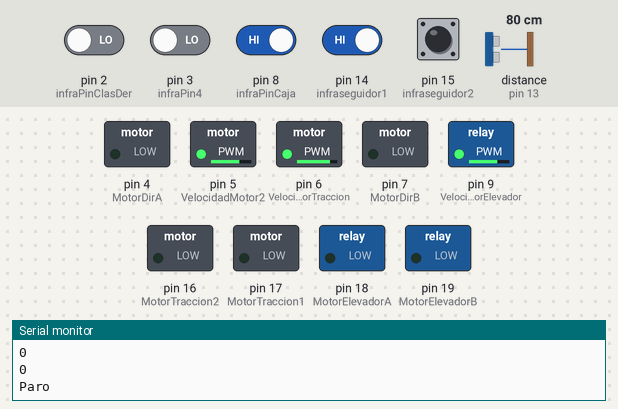
A sketch run on a simulated Arduino Uno, built with avr-gcc and run on an emulated ATmega328P. Parts: switched loads named in the sketch (green lamp = pin HIGH), the last lines printed to the serial monitor. Dashed ring = blinking. The test bench sets the inputs (shaded band); at power-on: pin 8 (infraPinCaja), pin 14 (infraseguidor1), pin 15 (infraseguidor2) HIGH, pin 2 (infraPinClasDer), pin 3 (infraPin4) LOW, distance to the obstacle (sensor on pin 13) 80 cm. The echo pulse lasts 58.3 µs per cm; pins used as bus, display or sensor lines are not drawn.

Above: at 4.8 s.
4.9 s: pin 8 (infraPinCaja) driven LOW
At 8.9 s:
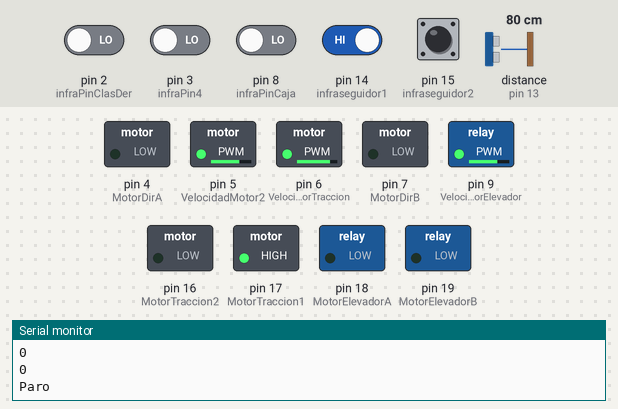
10.9 s: pin 14 (infraseguidor1) driven LOW
At 11.5 s:
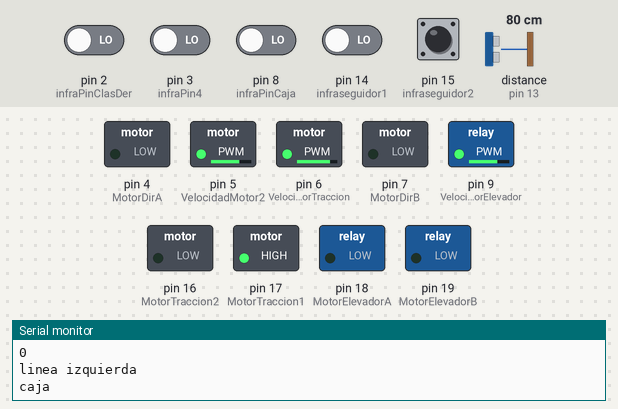
14.4 s: distance to the obstacle (sensor on pin 13) set to 4 cm
At 15.4 s:
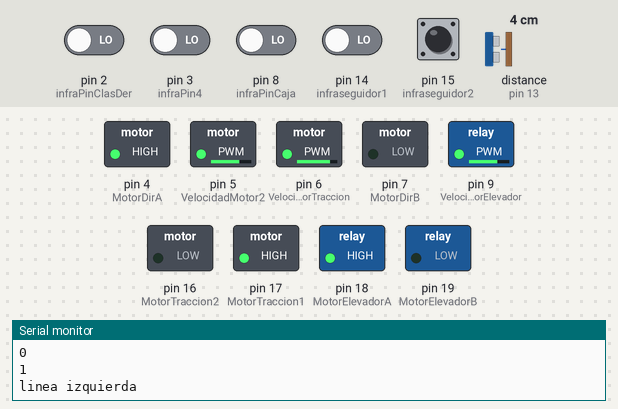
17.1 s: pin 3 (infraPin4) driven HIGH
At 22.1 s:
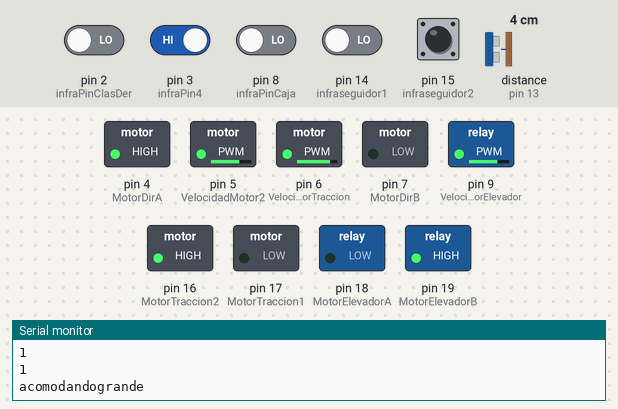
22.6 s: pin 14 (infraseguidor1) driven HIGH
At 24.3 s:
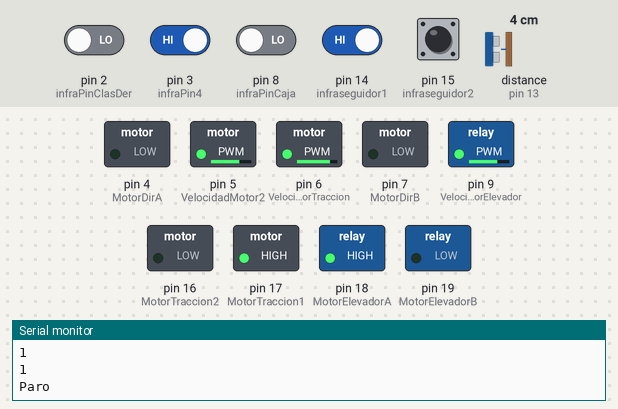
28.4 s: distance to the obstacle (sensor on pin 13) set to 2 cm
At 33.1 s:
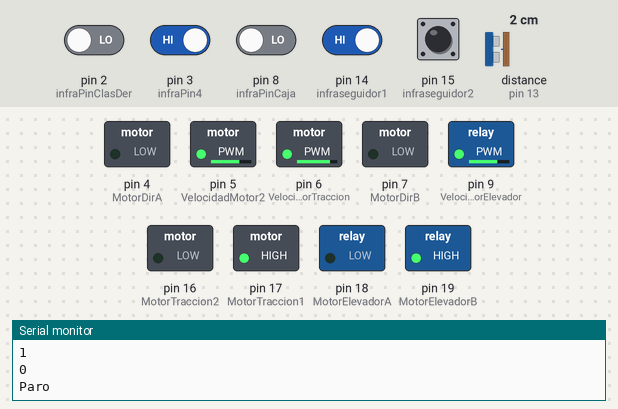
Timing chart, 0 to 35.4 s (numbered marks = the images above; inputs shaded):
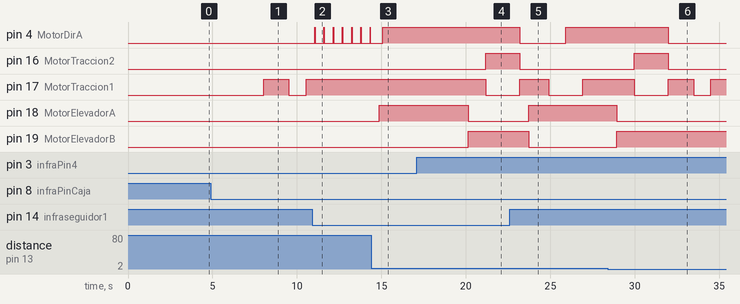

Measured:
- the behaviour switches between 4 and 3 cm on distance to the obstacle (sensor on pin 13) (found by bisection; images 5 and 6)
- after the input at 4.9 s, pin 17 (MotorTraccion1): LOW → HIGH after 3.1 s, → LOW 1.5 s later, → HIGH 1.0 s later
- after the input at 10.9 s, pin 4 (MotorDirA): alternates HIGH for 0.02 s and LOW for 0.53 s, starting after 0.16 s; pin 17 (MotorTraccion1): stays HIGH (without the input it goes to LOW after 1.2 s)
- after the input at 14.4 s, pin 18 (MotorElevadorA): LOW → HIGH after 0.48 s
- after the input at 17.1 s, pin 16 (MotorTraccion2): LOW → HIGH after 4.1 s; pin 17 (MotorTraccion1): HIGH → LOW after 4.1 s; pin 18 (MotorElevadorA): HIGH → LOW after 3.0 s; pin 19 (MotorElevadorB): LOW → HIGH after 3.0 s
- after the input at 22.6 s, pin 16 (MotorTraccion2): goes on until 23.2 s, then stays LOW; pin 18 (MotorElevadorA): goes on until 23.7 s, then stays HIGH; pin 19 (MotorElevadorB): goes on until 23.7 s, then stays LOW
- after the input at 28.4 s, pin 4 (MotorDirA): goes on until 32.0 s, then stays LOW; pin 18 (MotorElevadorA): goes on until 28.9 s, then stays LOW; pin 19 (MotorElevadorB): goes on until 28.9 s, then stays HIGH

The sketch:

ProyectocarritoSA.ino
```cpp
// Definición de pines
int VelocidadMotorTraccion = 6;
int VelocidadMotor2 = 5;
int VelocidadMotorElevador = 9;
//motor direccion
int MotorDirA = 4;
int MotorDirB = 7;
// motor traccion
int MotorTraccion1 = 17;
int MotorTraccion2 = 16;
// motor 3
int MotorElevadorA = 18;//
int MotorElevadorB = 19;//
// seguidor de linea
const int infraseguidor1 = 14;
const int infraseguidor2 = 15;
// ubicacion
const int infraPinClasDer = 2;
const int infraPin4 = 3;
// caja
int infraPinCaja = 8;
//int infraPinCajaArriba = 10;
//0 fondo claro, 1 fondo negro
int valorinfraseguidor1 = 0;
int valorinfraseguidor2 = 0;
int valorinfraclasDer = 0; // derecho
int valorinfraclasIzq = 0; // izquierdo
int valorInfraCaja = 1; // caja
int CajaArriba = 0; // caja

int cajachica =0;
int cajamediana =0;
int cajagrande =0;

// Pins para el sensor ultrasónico HC-SR04
int trigPin = 12;
int echoPin = 13;

// Variables para medir distancias
float distancia;
String tamano;  // Variable para almacenar el tamaño

// Configuración inicial
void setup() {
  Serial.begin(9600);
// Configuramos los sensores
 pinMode(infraseguidor1, INPUT);
 pinMode(infraseguidor2, INPUT);
 pinMode(infraPinClasDer, INPUT);
 pinMode(infraPin4, INPUT);
 pinMode(infraPinCaja, INPUT);
// pinMode(infraPinCajaArriba, INPUT);
 // Establecemos modo de los pines del control de motores
  pinMode(MotorDirA,OUTPUT);
  pinMode(MotorDirB,OUTPUT);
  pinMode(MotorTraccion1,OUTPUT);
  pinMode(MotorTraccion2,OUTPUT);
  pinMode(MotorElevadorA,OUTPUT);
  pinMode(MotorElevadorB,OUTPUT);
  pinMode(VelocidadMotorTraccion, OUTPUT);
  pinMode(VelocidadMotor2, OUTPUT);
  pinMode(VelocidadMotorElevador, OUTPUT);


  // Configuramos los TRES motores a velocidad 150/255
  analogWrite(VelocidadMotorTraccion, 210);//
  analogWrite(VelocidadMotor2, 180);
  analogWrite(VelocidadMotorElevador, 180);

  // Configuramos sentido de giro
  digitalWrite(MotorDirA, LOW);
  digitalWrite(MotorDirB, LOW);
  digitalWrite(MotorTraccion1, LOW);
  digitalWrite(MotorTraccion2, LOW);
  digitalWrite(MotorElevadorA, LOW);
  digitalWrite(MotorElevadorB, LOW);
  // Configuramos las interrupciones para los infrarrojos

  // Configuramos el sensor ultrasónico
  pinMode(trigPin, OUTPUT);
  pinMode(echoPin, INPUT);
}

// Ejecución continua
void loop() {
  // Leemos el valor de los infrarrojos: 0 - fondo claro y 1 - línea negra
  valorInfraCaja= digitalRead(infraPinCaja);
//  valorInfraCajaarriba=digitalRead(infraPinCajaArriba);
  valorinfraseguidor1 = digitalRead(infraseguidor1);
  valorinfraseguidor2 = digitalRead(infraseguidor2);
  valorinfraclasDer = digitalRead(infraPinClasDer);
  valorinfraclasIzq = digitalRead(infraPin4);

  Serial.println(valorInfraCaja);
//  Serial.println(infraPinCajaArriba);
  Serial.println(valorinfraseguidor2);
  Serial.println(valorinfraseguidor1);
  Serial.println(valorinfraclasDer);
  Serial.println(valorinfraclasIzq);
  Serial.println(CajaArriba);

    //linea recta
  if (valorinfraseguidor1 == 0 && valorinfraseguidor2 == 0) {
    CaminoRecto();
  }
  if (valorinfraseguidor1 == 1 && valorinfraseguidor2 == 1) {
    Detener();
  }
  //para caja chica
  if (cajachica == 1 && valorinfraclasDer == 1 && valorinfraclasIzq == 1) {
        //cajamediana == false;
        //cajagrande == false;
        Serial.println("acomodandochica");
        digitalWrite(MotorDirA, HIGH);
        digitalWrite(MotorDirB, LOW);
        delay(1000);
        digitalWrite(MotorTraccion1, HIGH);
        digitalWrite(MotorTraccion2, LOW);
        delay(2000);
        //riel abajo
        digitalWrite(MotorElevadorA,LOW);
        digitalWrite(MotorElevadorB,HIGH);
        delay(50);
        //regreso de lugar
        digitalWrite(MotorDirA, HIGH);
        digitalWrite(MotorDirB, LOW);
        delay(1000);
        digitalWrite(MotorTraccion1, LOW);
        digitalWrite(MotorTraccion2, HIGH);
        delay(2000);
        cajachica = 0;
        CajaArriba=0;
        Serial.println("finchica");
        }
        //para caja mediana
    if (cajamediana == 1 && valorinfraclasDer == 1 && valorinfraclasIzq == 0) {
        //cajachica == false;
        //cajagrande == false;
        Serial.println("acomodandomediana");
        digitalWrite(MotorDirA, HIGH);
        digitalWrite(MotorDirB, LOW);
        delay(1000);
        digitalWrite(MotorTraccion1, HIGH);
        digitalWrite(MotorTraccion2, LOW);
        delay(2000);
        //riel abajo
        digitalWrite(MotorElevadorA,LOW);
        digitalWrite(MotorElevadorB,HIGH);
        delay(50);
        //regreso de lugar
        digitalWrite(MotorDirA, HIGH);
        digitalWrite(MotorDirB, LOW);
        delay(1000);
        digitalWrite(MotorTraccion1, LOW);
        digitalWrite(MotorTraccion2, HIGH);
        delay(2000);
        cajamediana = 0;
        CajaArriba=0;
        Serial.println("finmediana");
        }
        //para caja cajagrande
    if (cajagrande == 1 && valorinfraclasDer == 0 && valorinfraclasIzq == 1) {
        //cajachica == false;
        //cajamediana == false;
        Serial.println("acomodandogrande");
        digitalWrite(MotorDirA, HIGH);
        digitalWrite(MotorDirB, LOW);
        delay(1000);
        digitalWrite(MotorTraccion1, HIGH);
        digitalWrite(MotorTraccion2, LOW);
        delay(2000);
        //riel abajo
        digitalWrite(MotorElevadorA,LOW);
        digitalWrite(MotorElevadorB,HIGH);
        delay(50);
        //regreso de lugar
        digitalWrite(MotorDirA, HIGH);
        digitalWrite(MotorDirB, LOW);
        delay(1000);
        digitalWrite(MotorTraccion1, LOW);
        digitalWrite(MotorTraccion2, HIGH);
        delay(2000);
        cajagrande = 0;
        CajaArriba=0;
        }

  if (valorinfraseguidor1 == 0 && valorinfraseguidor2 == 1) {
    Serial.println("linea izquierda");

    // Modificamos sentido de giro de los motores
    digitalWrite(MotorDirA, HIGH);
    digitalWrite(MotorDirB, LOW);
    digitalWrite(MotorTraccion1, HIGH);
    digitalWrite(MotorTraccion2, LOW);
    delay(20);

  }
  if (valorinfraseguidor1 == 1 && valorinfraseguidor2 == 0 ) {
    Serial.println("linea derecha");
    // Modificamos sentido de giro de los motores
    digitalWrite(MotorDirA, LOW);
    digitalWrite(MotorDirB, HIGH);
    digitalWrite(MotorTraccion1, HIGH);
    digitalWrite(MotorTraccion2, LOW);
    delay(25);

  }
  if (valorInfraCaja == 0 && CajaArriba==0) {
    CajaArriba=1;
    Serial.println("caja ");
    // Modificamos sentido de giro de los motores
    digitalWrite(MotorDirA, LOW);
    digitalWrite(MotorDirB, LOW);
    delay(20);
    digitalWrite(MotorTraccion1, HIGH);
    digitalWrite(MotorTraccion2, LOW);
    delay(500);

    // Medimos la distancia con el sensor ultrasónico
    distancia = medirDistancia();

    // Determinamos el tamaño basado en los rangos de distancia
    if (distancia >= 9 && distancia <= 10) {
      // RIEL ARRIBA
      digitalWrite(MotorElevadorA, HIGH);
      digitalWrite(MotorElevadorB, LOW);
      delay(200);
      CajaArriba=1;
      tamano="chica";
      cajachica=1;
      cajamediana=0;
      cajagrande=0;
      // Imprimimos el tamaño en el monitor serial
      medicionCaja();
    } else if (distancia >= 6 && distancia <= 8) {
      digitalWrite(MotorElevadorA, HIGH);
      digitalWrite(MotorElevadorB, LOW);
      delay(200);
      CajaArriba=1;
      tamano="cajamediana";
      cajachica=0;
      cajamediana=1;
      cajagrande=0;
      // Imprimimos el tamaño en el monitor serial
      medicionCaja();
    } else if (distancia >= 3 && distancia <= 5) {
      digitalWrite(MotorElevadorA, HIGH);
      digitalWrite(MotorElevadorB, LOW);
      delay(200);
      CajaArriba=1;
      tamano="cajagrande";
      cajachica=0;
      cajamediana=0;
      cajagrande=1;
      // Imprimimos el tamaño en el monitor serial
      medicionCaja();
    }
    else{
      Serial.print("Distancia: ");
      Serial.print(distancia);
      Serial.print("Sin caja");
      CajaArriba=0;
      cajachica=0;
      cajamediana=0;
      cajagrande=0;
     }

  }
}

// Función para medir la distancia con el sensor ultrasónico
float medirDistancia() {
  digitalWrite(trigPin, LOW);
  delayMicroseconds(2);
  digitalWrite(trigPin, HIGH);
  delayMicroseconds(10);
  digitalWrite(trigPin, LOW);

  // Lee la duración del pulso en el pin ECHO
  float duracion = pulseIn(echoPin, HIGH);

  // Calcula la distancia
  float distancia_cm = duracion * 0.034 / 2;

  return distancia_cm;
}

void CaminoRecto(){
    Serial.println("Linea recta");
    digitalWrite(MotorDirA, LOW);
    digitalWrite(MotorDirB, LOW);
    delay(20);
    digitalWrite(MotorTraccion1, HIGH);
    digitalWrite(MotorTraccion2, LOW);
    delay(100);
    digitalWrite(MotorDirA, LOW);
    digitalWrite(MotorDirB, LOW);
    delay(500);
}
void Detener(){
    //CajaArriba=1;
    Serial.println("Paro");
    digitalWrite(MotorDirA, LOW);
    digitalWrite(MotorDirB, LOW);
    delay(1000);
    digitalWrite(MotorTraccion1, LOW);
    digitalWrite(MotorTraccion2, LOW);
    delay(1000);

}
void medicionCaja(){
    Serial.print("Distancia: ");
    Serial.print(distancia);
    Serial.print(" cm - Tamaño: ");
    Serial.println(tamano);
  }
```
